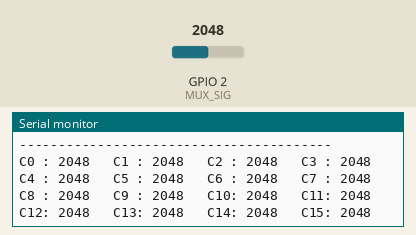
This sketch was run on a simulated Seeed XIAO ESP32-C3. On the bench: the last lines printed to the serial monitor. The inputs (shaded band) are chosen by the test bench; at power-on: GPIO 2 (MUX_SIG) = 2048 (analog values on the 0–4095 scale).

Above: at 1.7 s.
1.8 s: GPIO 2 (MUX_SIG) set to 1060
At 2.32 s:
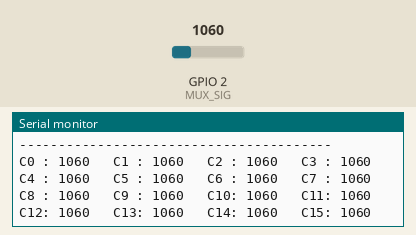
3.3 s: GPIO 2 (MUX_SIG) set to 967
At 3.59 s:
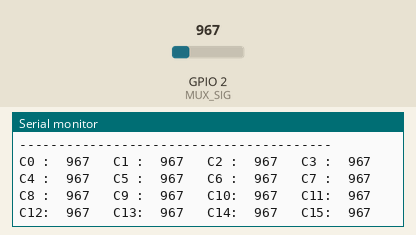
4.8 s: GPIO 2 (MUX_SIG) set to 106
At 5.18 s:
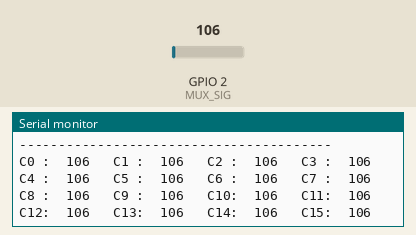
6.3 s: GPIO 2 (MUX_SIG) set to 95
At 6.77 s:
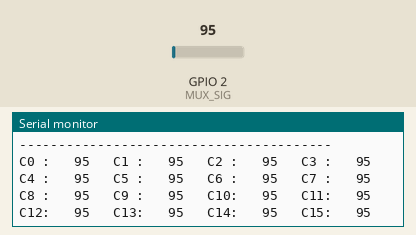

The sketch:

controller_scan_esp32c3.ino
```cpp
// =============================================================================
// RecovR Wireless Controller -- FULL 16-CHANNEL MUX SCAN (no BLE)
// Seeed Studio XIAO-ESP32 C3
// =============================================================================
//
// Purpose: the normal hardware test only reads the 6 channels the firmware
// expects to use (C0-C4 flex, C5 FSR). If FSR (C5) moves correctly but NONE
// of C0-C4 move when bending a finger, that proves the MUX/ADC path itself
// is fine -- the flex sensors are just not actually landing on channels
// 0-4. This sketch prints ALL 16 channels (C0-C15) every cycle so you can
// bend ONE finger at a time and see which channel number actually reacts,
// wherever it really is.
//
// Same pins as the main controller firmware:
//   CD74HC4067 MUX
//     SIG -> D0  (GPIO2, ADC)
//     S0  -> D1  (GPIO3)
//     S1  -> D2  (GPIO4)
//     S2  -> D3  (GPIO5)
//     S3  -> D6  (GPIO21)
//     EN  -> GND (always enabled)
//
// How to use:
//   1. Upload, open Serial Monitor @ 115200 baud.
//   2. Leave everything resting -- note the 16 baseline numbers.
//   3. Bend ONE finger (say, Thumb) and hold it bent. Watch which channel
//      number's value jumps. That is the REAL channel that finger is wired
//      to -- it may not be C0.
//   4. Repeat one finger at a time for Index/Middle/Ring/Pinky.
//   5. Report which physical finger maps to which channel number so the
//      CH_FLEX_* defines in the real firmware can be updated to match.
// =============================================================================

#define MUX_SIG  2    // D0  ADC input from MUX SIG pin
#define MUX_S0   3    // D1
#define MUX_S1   4    // D2
#define MUX_S2   5    // D3
#define MUX_S3   21   // D6

void selectMuxChannel(uint8_t ch) {
    digitalWrite(MUX_S0, (ch >> 0) & 0x01);
    digitalWrite(MUX_S1, (ch >> 1) & 0x01);
    digitalWrite(MUX_S2, (ch >> 2) & 0x01);
    digitalWrite(MUX_S3, (ch >> 3) & 0x01);
    delayMicroseconds(10);
}

uint16_t readMuxChannel(uint8_t ch) {
    selectMuxChannel(ch);
    return (uint16_t)analogRead(MUX_SIG);
}

void setup() {
    Serial.begin(115200);
    delay(500);
    Serial.println();
    Serial.println("[RecovR] FULL 16-CHANNEL MUX SCAN starting...");

    pinMode(MUX_S0, OUTPUT);
    pinMode(MUX_S1, OUTPUT);
    pinMode(MUX_S2, OUTPUT);
    pinMode(MUX_S3, OUTPUT);
    analogReadResolution(12);

    Serial.println("[RecovR] Bend ONE finger at a time and watch which C# moves.");
    Serial.println();
}

void loop() {
    uint16_t readings[16];
    for (uint8_t ch = 0; ch < 16; ch++) {
        readings[ch] = readMuxChannel(ch);
    }

    Serial.println("----------------------------------------");
    for (uint8_t ch = 0; ch < 16; ch++) {
        Serial.printf("C%-2u: %4u   ", ch, readings[ch]);
        if (ch % 4 == 3) Serial.println();
    }
    Serial.println();

    delay(300);
}
```

Measured:
- the behaviour switches between 1000 and 999 on GPIO 2 (MUX_SIG) (found by bisection; images 1 and 2)
- the behaviour switches between 100 and 99 on GPIO 2 (MUX_SIG) (found by bisection; images 3 and 4)
- after the input at 1.8 s, the serial monitor: prints a new line after 0.30 s (image 1)
- after the input at 3.3 s, the serial monitor: prints a new line after 0.07 s (image 2)
- after the input at 4.8 s, the serial monitor: prints a new line after 0.16 s (image 3)
- after the input at 6.3 s, the serial monitor: prints a new line after 0.25 s (image 4)
